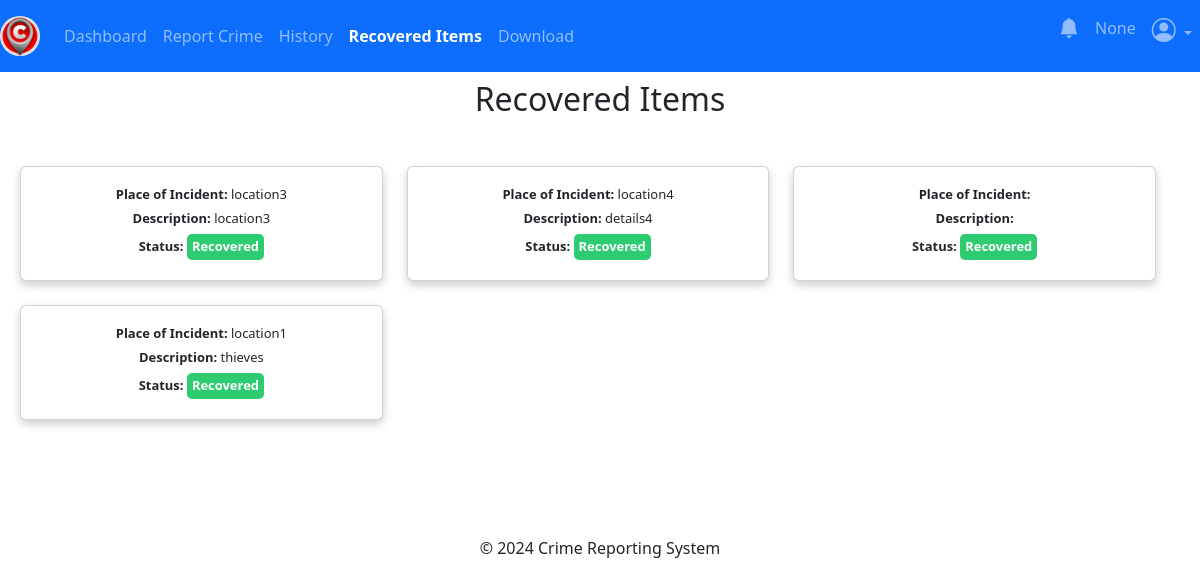
Page /users/recovered-items (signed in) on the committed database.
### app/posts/models.py (models this page shows, shortened)
class Crime(db.Model, UserMixin):
    crime_id = db.Column(db.Integer, primary_key=True)
    date_of_incident = db.Column(db.String(10), nullable=False)
    issued_by = db.Column(db.String(20), nullable=True)
    time_of_incident = db.Column(db.String(10), nullable=False)
    phonenumber = db.Column(db.String(10), nullable=True)
    incident_location = db.Column(db.Text, nullable=False)
    incident_nature = db.Column(db.Text, nullable=False)
    incident_details = db.Column(db.Text, nullable=False)
    suspect_details = db.Column(db.Text, nullable=True)
    arrest_history = db.Column(db.Text, nullable=True)
    suspect_name = db.Column(db.String(10), nullable=True)
    comments = db.Column(db.Text, nullable=True)
    crime_status = db.Column(db.String(10), nullable=True)
    latitude = db.Column(db.Float)
    longitude = db.Column(db.Float)
    crime_file_upload = db.Column(db.Text, nullable=True)
    crime_file_name = db.Column(db.Text, nullable=True)
    crime_mimetype = db.Column(db.Text, nullable=True)
    date_crime_received = db.Column(db.DateTime(timezone=True), default=current_time())
    reporter_id = db.Column(db.Integer, db.ForeignKey('user.id'))

### app/users/routes.py (the view)
@users.route('/users/recovered-items')
@login_required
def recovered():
    try:
        recovered_crimes = Crime.query.filter_by(crime_status='Recovered').all()
    except:
        flash("An error occurred while fetching crime details. Please try again later.", "danger")
        return redirect(url_for('users.recovered'))
    return render_template('user/recovered_items.html', recovered_crimes=recovered_crimes)

### app/__init__.py (called while the page is built)
@login_manager.user_loader
def load_user(user_id):
    return models.User.query.get(user_id)

### app/templates/user/recovered_items.html (shortened to what this page needs)
{% extends 'user/base.html' %} {% block title %} Recovered Items {% endblock %}
{% block content %}
<h2 style="text-align: center">Recovered Items</h2>
{% if recovered_crimes %}
<div class="row">
  {% for crime in recovered_crimes %}
  <div class="col-lg-4 col-md-6 col-sm-12">
    <div class="card mb-4 reduced-card-size">
      <div class="card-body">
        <h5 class="card-text">
          <strong>Place of Incident:</strong> {{ crime.incident_location }}
        </h5>
        <h5 class="card-text">
          <strong>Description:</strong> {{ crime.incident_details }}
        </h5>
        <h5 class="card-text">
          <strong>Status:</strong>
          <span class="status status-recovered">{{ crime.crime_status }}</span>
        </h5>
      </div>
    </div>
  </div>
  {% endfor %}
</div>
{% endif %} {% endblock %}

### app/static/css/styles.css (style rules this page uses)
html,body { height: 100%; width: 100%; padding-top: 30px; }
.row { display: flex; flex-wrap: wrap; width: 100%; padding: 20px; }
.row:after { content: ""; display: table; clear: both; }
.card { box-shadow: 0 4px 8px 0 rgba(0, 0, 0, 0.2); padding: 16px; text-align: center; background-color: #f1f1f1; }

### app/templates/user/recovered_items.html (style rules this page uses)
h2 { padding: 20px; }
.reduced-card-size { padding: 10px; margin-bottom: 10px; font-size: 0.9em; }
.reduced-card-size .card-body { padding: 10px; }
.reduced-card-size .card-text { font-size: 0.9em; }
.card { box-shadow: 0 4px 10px rgba(0, 0, 0, 0.2); }
.status { font-weight: bold; padding: 5px; border-radius: 5px; color: white; display: inline-block; }
.status-recovered { background-color: #2ecc71; color: white; }

### rows in the picture
Crime: incident_location "location3", incident_details "location3", crime_status "Recovered"
Crime: incident_location "location4", incident_details "details4", crime_status "Recovered"
Crime: crime_status "Recovered"
Crime: incident_location "location1", incident_details "thieves", crime_status "Recovered"

### other values in the picture
{{ session.get('username') }} "None"
